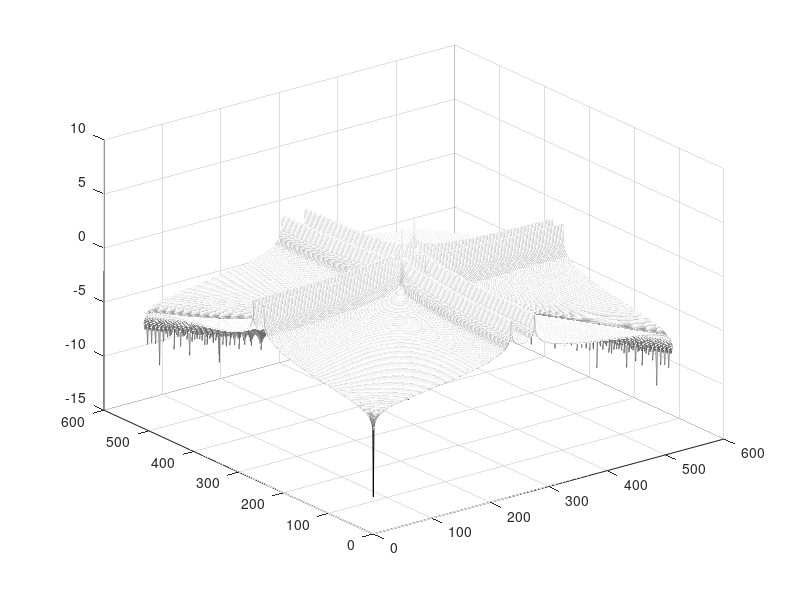

Recreate this plot in MATLAB.
%% Make some FT pictures
%
%  Must do better over time.  Maybe not this year.
%
% Brian

%% A harmonic in the X dimension
x = linspace(0,1,512); y = x;
fx = 20;
fy = 0;
[X,Y] = meshgrid(x,y);
im = sin(2*pi*(fx*X + fy*Y));
imagesc(im); colormap(gray); colorbar;

%%
imFT = abs(fft2(im));
imFT = fftshift(imFT);
imagesc(imFT); colormap(cool)
mesh(imFT)

%%
fy = 12;
im = sin(2*pi*(fx*X + fy*Y));
imagesc(im); colormap(gray); colorbar;
%%
imFT = abs(fft2(im));
imFT = fftshift(imFT);
% imagesc(imFT); colormap(cool)
mesh(log10(imFT))